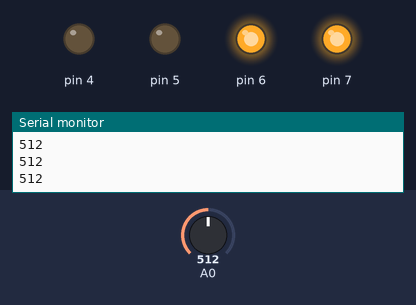
This sketch was run on a simulated Arduino Uno, built with avr-gcc and run on an emulated ATmega328P. On the bench: output pins drawn as LEDs (lit = HIGH), the last lines printed to the serial monitor. The inputs (shaded band) are chosen by the test bench; at power-on: A0 = 512.

Above: at 1.2 s.
1.3 s: A0 set to 497
At 2.0 s:
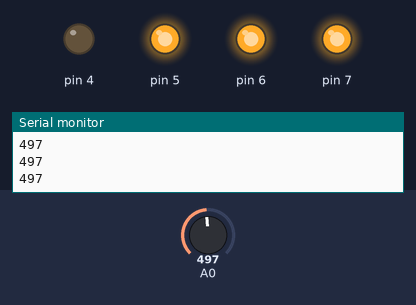
2.8 s: A0 set to 900
At 3.2 s:
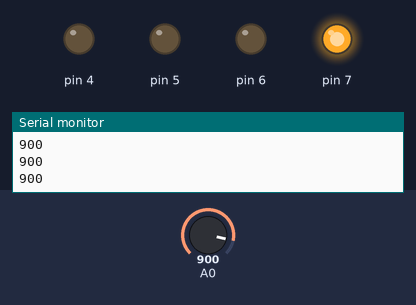
4.3 s: A0 set to 1006
5.8 s: A0 set to 1023
At 6.8 s:
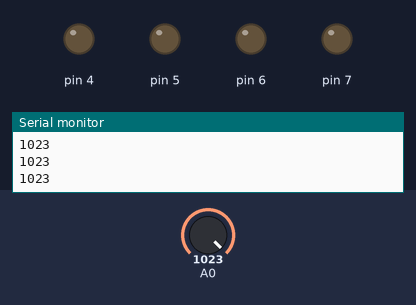
7.3 s: A0 set to 0
At 7.7 s:
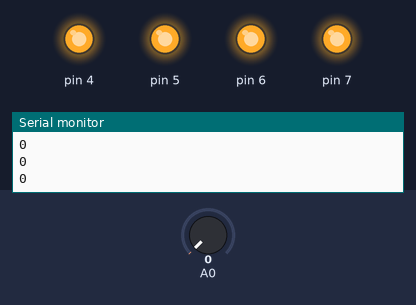
8.8 s: A0 set to 122
At 10.1 s:
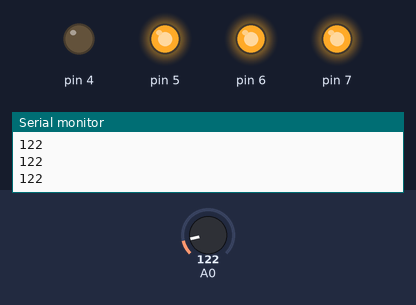
Timing chart, 0 to 11.3 s (numbered marks = the images above; inputs shaded):
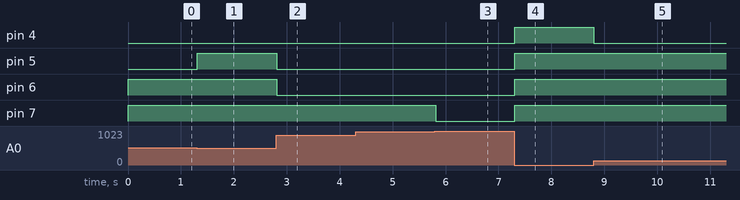

Measured:
- the behaviour switches between 512 and 511 on A0 (found by bisection; images 0 and 1)
- the behaviour switches between 1022 and 1023 on A0 (found by bisection; images 2 and 3)
- after the input at 1.3 s, pin 5: LOW → HIGH at once
- after the input at 2.8 s, pin 5, pin 6: HIGH → LOW at once
- after the input at 5.8 s, pin 7: HIGH → LOW at once
- after the input at 7.3 s, pin 4–7: LOW → HIGH at once
- after the input at 8.8 s, pin 4: HIGH → LOW at once

The sketch:

analog_using_arduino.ino
```cpp
void setup()
{
  Serial.begin(9600);
  pinMode(A0, INPUT);
  pinMode(7, OUTPUT);
  pinMode(6, OUTPUT);
  pinMode(5, OUTPUT);
  pinMode(4, OUTPUT);
}
void loop()
{
  int v = analogRead(A0);
  Serial.println(v);
  digitalWrite(7, (1023-v >=1));
  digitalWrite(6,(1023-v >=256));
  digitalWrite(5,(1023-v >=512));
  digitalWrite(4,(1023-v >=1023));

}
```
